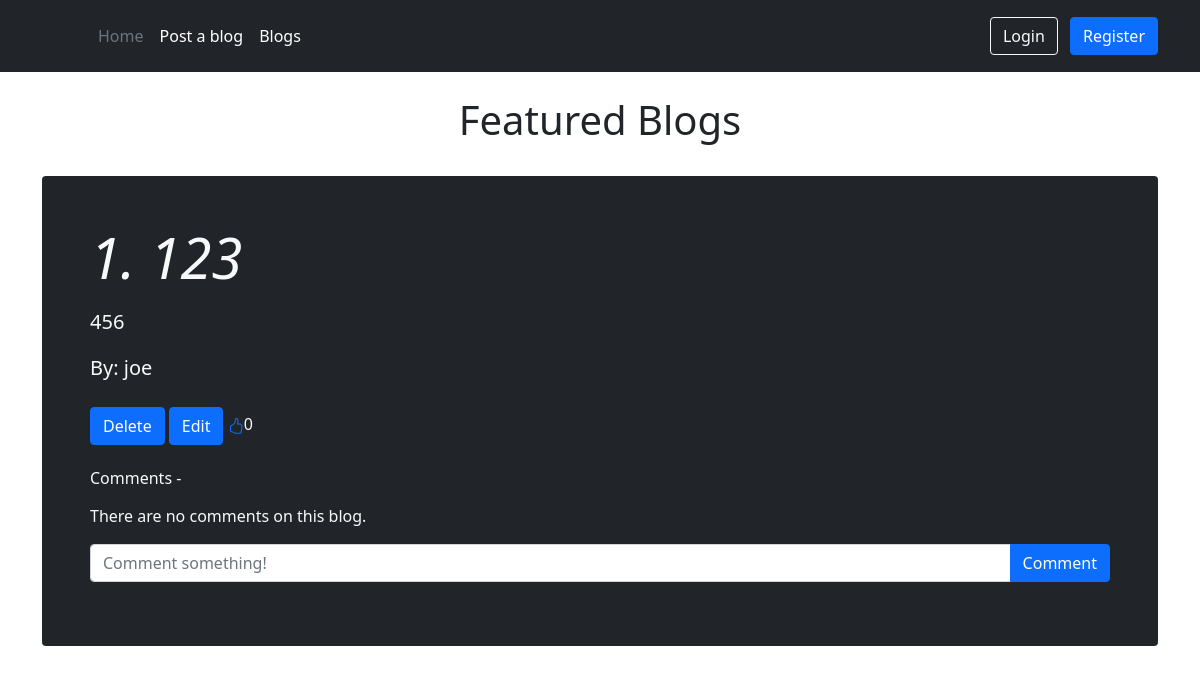
The app's page /blogs, older data.
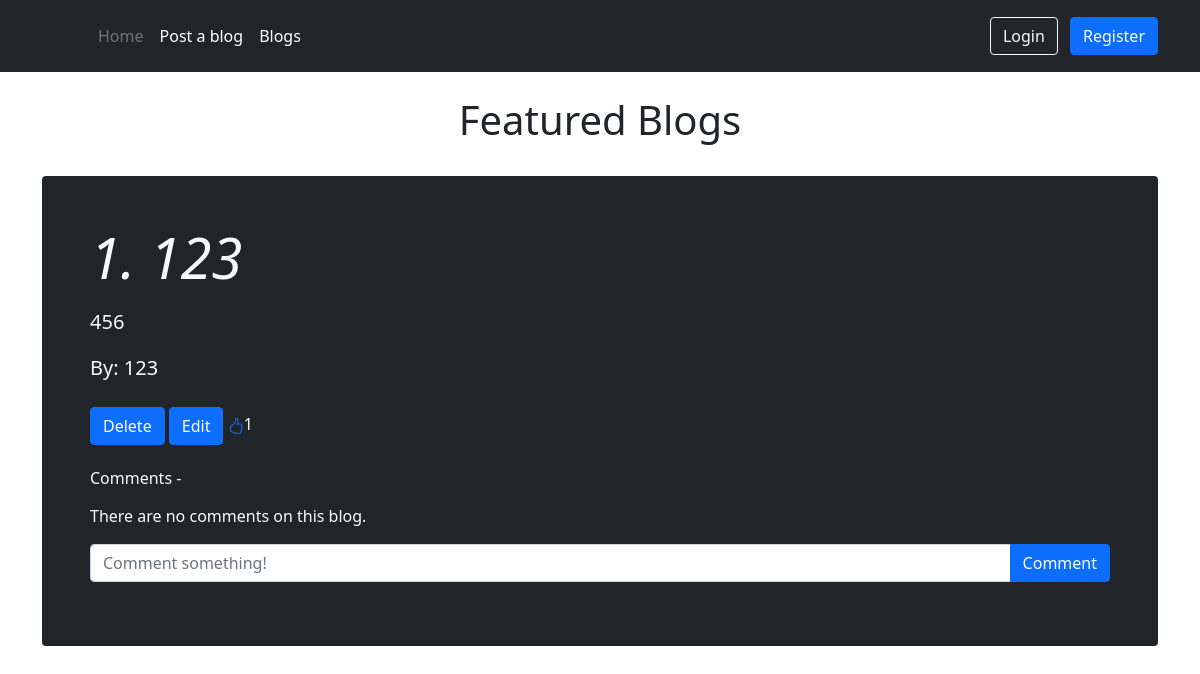
The same page, newer data.
### blog/models.py (models this page shows)
class Blog(db.Model):
    id = db.Column(db.Integer, primary_key=True)
    title = db.Column(db.String(64), unique=True, nullable=False)
    content = db.Column(db.String(1024), nullable=False)
    author = db.Column(db.String(128), db.ForeignKey('user.username'), nullable=False)
    cmnts = db.relationship('Comment', backref='blogpost', passive_deletes=True)
    likes = db.relationship('Like', backref='blogpost', passive_deletes=True)

### blog/views.py (the view)
@views.route('/blogs')
def viewblogs():
    allBlogs = Blog.query.all()
    return render_template('blogs.html', allBlogs=allBlogs)

### blog/templates/blogs.html (shortened to what this page needs)
{% extends 'base.html' %}
{% block content %}
    <br>
    <h1 align="center">Featured Blogs</h1>
    <br>
    {% for blog in allBlogs %}
    <div class="p-4 p-md-5 mb-4 rounded text-light bg-dark">
        <div class="col-md-6 px-0">
          <h1 class="display-4 fst-italic">{{blog.id}}. {{blog.title}}</h1>
          <p class="lead my-3">{{blog.content}}</p>
          <p class="lead mb-0">By: {{blog.author}}</p>
          <br>
          <a href="/blogs/delete/{{blog.title}}" class="btn btn-primary">Delete</a>
          <a href="/blogs/update/{{blog.title}}" class="btn btn-primary">Edit</a>
          <a href="/blogs/likeblog/{{blog.title}}"></i></a>{{blog.likes|length}}
          <br><br>
        </div>
        <h6>Comments - </h6>
        <p class="card-text text-light bg-dark">
        {% if blog.cmnts|length > 0 %}
          {% for cmnt in blog.cmnts %}
          {% if current_user.is_authenticated %}
          {{cmnt.text}} - {{cmnt.author}}&nbsp;&nbsp;<a href="/blogs/deletecmnt/{{cmnt.text}}" class="btn btn-primary">Delete comment</a><br><br>
          {% else %}
          {{cmnt.text}} - {{cmnt.author}}<br>
          {% endif %}
          {% endfor %}
        {% else %}
          <p>There are no comments on this blog.</p>
        {% endif %}
        </p>
        <form
          class="input-group mb-3"
          method="post"
          action="/blogs/comment/{{blog.title}}"
        >
          <input
            type="text"
            id="text"
            name="text"
            class="form-control"
            placeholder="Comment something!"
          />
          <button type="submit" class="btn btn-primary">Comment</button>
        </form>
      {% endfor %}
      </div>
{% endblock content %}

Row changes from the older to the newer data that the page shows:
changed Blog id 1: author "joe" → "123"; likes|length "0" → "1"
